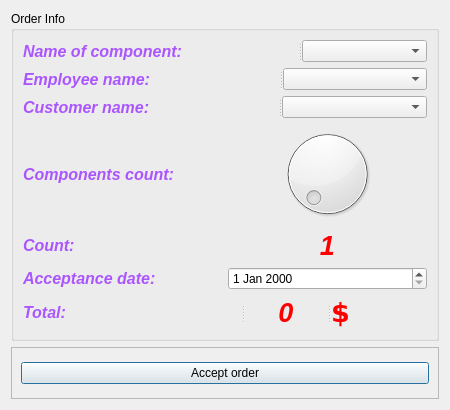
<?xml version="1.0" encoding="UTF-8"?>
<ui version="4.0">
 <class>OrderAddWindow</class>
 <widget class="QDialog" name="OrderAddWindow">
  <property name="geometry">
   <rect>
    <x>0</x>
    <y>0</y>
    <width>450</width>
    <height>410</height>
   </rect>
  </property>
  <property name="minimumSize">
   <size>
    <width>450</width>
    <height>350</height>
   </size>
  </property>
  <property name="maximumSize">
   <size>
    <width>16777215</width>
    <height>16777215</height>
   </size>
  </property>
  <property name="windowTitle">
   <string>Add record</string>
  </property>
  <layout class="QVBoxLayout" name="verticalLayout_2">
   <item>
    <widget class="QGroupBox" name="order_info_gBox">
     <property name="title">
      <string>Order Info</string>
     </property>
     <layout class="QVBoxLayout" name="verticalLayout">
      <item>
       <widget class="QSplitter" name="splitter">
        <property name="orientation">
         <enum>Qt::Horizontal</enum>
        </property>
        <widget class="QLabel" name="name_l">
         <property name="font">
          <font>
           <pointsize>12</pointsize>
           <weight>75</weight>
           <italic>true</italic>
           <bold>true</bold>
          </font>
         </property>
         <property name="styleSheet">
          <string notr="true">color: rgb(170, 85, 255);</string>
         </property>
         <property name="text">
          <string>Name of component:</string>
         </property>
        </widget>
        <widget class="QComboBox" name="name_cBox"/>
       </widget>
      </item>
      <item>
       <widget class="QSplitter" name="splitter_3">
        <property name="orientation">
         <enum>Qt::Horizontal</enum>
        </property>
        <widget class="QLabel" name="employee_l">
         <property name="font">
          <font>
           <pointsize>12</pointsize>
           <weight>75</weight>
           <italic>true</italic>
           <bold>true</bold>
          </font>
         </property>
         <property name="styleSheet">
          <string notr="true">color: rgb(170, 85, 255);</string>
         </property>
         <property name="text">
          <string>Employee name:</string>
         </property>
        </widget>
        <widget class="QComboBox" name="employee_cBox"/>
       </widget>
      </item>
      <item>
       <widget class="QSplitter" name="splitter_4">
        <property name="orientation">
         <enum>Qt::Horizontal</enum>
        </property>
        <widget class="QLabel" name="cust_l">
         <property name="font">
          <font>
           <pointsize>12</pointsize>
           <weight>75</weight>
           <italic>true</italic>
           <bold>true</bold>
          </font>
         </property>
         <property name="styleSheet">
          <string notr="true">color: rgb(170, 85, 255);</string>
         </property>
         <property name="text">
          <string>Customer name:</string>
         </property>
        </widget>
        <widget class="QComboBox" name="cust_cBox"/>
       </widget>
      </item>
      <item>
       <layout class="QHBoxLayout" name="horizontalLayout">
        <item>
         <widget class="QLabel" name="comp_cnt_l">
          <property name="font">
           <font>
            <pointsize>12</pointsize>
            <weight>75</weight>
            <italic>true</italic>
            <bold>true</bold>
           </font>
          </property>
          <property name="styleSheet">
           <string notr="true">color: rgb(170, 85, 255);</string>
          </property>
          <property name="text">
           <string>Components count:</string>
          </property>
         </widget>
        </item>
        <item>
         <widget class="QDial" name="comp_cnt_dial">
          <property name="mouseTracking">
           <bool>false</bool>
          </property>
          <property name="focusPolicy">
           <enum>Qt::ClickFocus</enum>
          </property>
          <property name="minimum">
           <number>1</number>
          </property>
          <property name="maximum">
           <number>10</number>
          </property>
          <property name="tracking">
           <bool>true</bool>
          </property>
          <property name="orientation">
           <enum>Qt::Horizontal</enum>
          </property>
          <property name="invertedAppearance">
           <bool>false</bool>
          </property>
          <property name="invertedControls">
           <bool>true</bool>
          </property>
          <property name="wrapping">
           <bool>false</bool>
          </property>
          <property name="notchesVisible">
           <bool>false</bool>
          </property>
         </widget>
        </item>
       </layout>
      </item>
      <item>
       <layout class="QHBoxLayout" name="horizontalLayout_2">
        <item>
         <widget class="QLabel" name="cnt_l">
          <property name="font">
           <font>
            <pointsize>12</pointsize>
            <weight>75</weight>
            <italic>true</italic>
            <bold>true</bold>
           </font>
          </property>
          <property name="styleSheet">
           <string notr="true">color: rgb(170, 85, 255);</string>
          </property>
          <property name="text">
           <string>Count:</string>
          </property>
         </widget>
        </item>
        <item>
         <widget class="QLabel" name="cnt_val_l">
          <property name="font">
           <font>
            <pointsize>20</pointsize>
            <weight>75</weight>
            <italic>true</italic>
            <bold>true</bold>
           </font>
          </property>
          <property name="styleSheet">
           <string notr="true">color: rgb(255, 0, 0);</string>
          </property>
          <property name="text">
           <string>1</string>
          </property>
          <property name="alignment">
           <set>Qt::AlignCenter</set>
          </property>
         </widget>
        </item>
       </layout>
      </item>
      <item>
       <layout class="QHBoxLayout" name="acceptance_date_hLayout">
        <item>
         <widget class="QLabel" name="accept_date_label">
          <property name="font">
           <font>
            <pointsize>12</pointsize>
            <weight>75</weight>
            <italic>true</italic>
            <bold>true</bold>
           </font>
          </property>
          <property name="styleSheet">
           <string notr="true">color: rgb(170, 85, 255);</string>
          </property>
          <property name="text">
           <string>Acceptance date:</string>
          </property>
         </widget>
        </item>
        <item>
         <widget class="QDateEdit" name="accept_dateEdit"/>
        </item>
       </layout>
      </item>
      <item>
       <widget class="QSplitter" name="splitter_2">
        <property name="orientation">
         <enum>Qt::Horizontal</enum>
        </property>
        <widget class="QLabel" name="total_l">
         <property name="font">
          <font>
           <pointsize>12</pointsize>
           <weight>75</weight>
           <italic>true</italic>
           <bold>true</bold>
          </font>
         </property>
         <property name="styleSheet">
          <string notr="true">color: rgb(170, 85, 255);</string>
         </property>
         <property name="text">
          <string>Total:</string>
         </property>
        </widget>
        <widget class="QLabel" name="total_val_l">
         <property name="font">
          <font>
           <pointsize>20</pointsize>
           <weight>75</weight>
           <italic>true</italic>
           <bold>true</bold>
          </font>
         </property>
         <property name="styleSheet">
          <string notr="true">color: rgb(255, 0, 0);</string>
         </property>
         <property name="text">
          <string>0</string>
         </property>
         <property name="alignment">
          <set>Qt::AlignCenter</set>
         </property>
        </widget>
        <widget class="QLabel" name="symb_l">
         <property name="font">
          <font>
           <family>Verdana</family>
           <pointsize>20</pointsize>
           <weight>75</weight>
           <bold>true</bold>
          </font>
         </property>
         <property name="styleSheet">
          <string notr="true">color: rgb(255, 0, 0);</string>
         </property>
         <property name="text">
          <string>$</string>
         </property>
        </widget>
       </widget>
      </item>
     </layout>
    </widget>
   </item>
   <item>
    <widget class="QFrame" name="accept_frame">
     <property name="frameShape">
      <enum>QFrame::StyledPanel</enum>
     </property>
     <property name="frameShadow">
      <enum>QFrame::Raised</enum>
     </property>
     <layout class="QVBoxLayout" name="verticalLayout_3">
      <item>
       <widget class="QPushButton" name="accept_btn">
        <property name="text">
         <string>Accept order</string>
        </property>
       </widget>
      </item>
     </layout>
    </widget>
   </item>
  </layout>
 </widget>
 <resources/>
 <connections/>
</ui>
